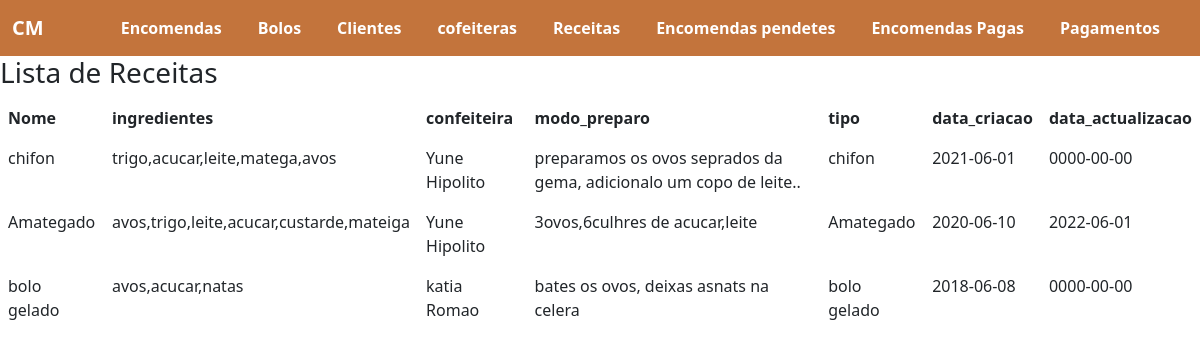
Screenshot of /receitas.php with the database file from the repository.
### tables this page shows
CREATE TABLE `receita` (
  `id` int(11) NOT NULL,
  `nome` varchar(100) NOT NULL,
  `ingredientes` text NOT NULL,
  `confeiteira_id` int(11) NOT NULL,
  `modo_preparo` mediumtext NOT NULL,
  `info_adicional` text NOT NULL,
  `tipo` int(11) NOT NULL,
  `data_criacao` date NOT NULL,
  `data_actualizacao` date NOT NULL
);

CREATE TABLE `tipo_bolo` (
  `id` int(11) NOT NULL,
  `nome` varchar(80) NOT NULL,
  `descricao` varchar(255) NOT NULL
);

CREATE TABLE `confeiteira` (
  `id` int(11) NOT NULL,
  `Nome` varchar(255) NOT NULL,
  `genero` enum('Masculino','Feminino') NOT NULL,
  `telefone` varchar(15) NOT NULL,
  `telefone_alternativo` varchar(15) NOT NULL,
  `email` varchar(100) NOT NULL,
  `website` varchar(150) NOT NULL,
  `endereco` varchar(255) NOT NULL
);

### conexcao.php (called while the page is built, shortened)
<?php
try{
    $conexao = new PDO ("mysql:dbname=bolos; host=localhost:3306","root","");
} catch (PDOException $e){echo "Erro na conexao: ".$e->getMessage();}
catch (Exception $e) {echo "Errro Generico".$e->getMessage();}
function receita() {
  global $conexao;
$sql= "SELECT receita.id,receita.ingredientes,confeiteira.Nome,receita.modo_preparo, receita.info_adicional,tipo_bolo.nome,receita.data_criacao,receita.data_actualizacao
 FROM receita INNER JOIN tipo_bolo ON receita.tipo = tipo_bolo.id INNER JOIN confeiteira ON receita.confeiteira_id = confeiteira.id;";
  $stmt = $conexao->prepare($sql);
    $stmt->execute();
  return $stmt->fetchAll(PDO::FETCH_OBJ);
}

### receitas.php (the view)
<?php
    include_once './meno.php';
    require 'conexcao.php';
  $dados=  receita();
?>
<h3>Lista de Receitas</h3>
<table class="table table-borderless">
    <thead>
        <th>Nome</th>
        <th>ingredientes</th>
         <th>confeiteira</th>
        <th>modo_preparo</th>
        <th>tipo</th>
        <th>data_criacao</th>
        <th>data_actualizacao</th>
    </thead>
    <tbody>
        <?php foreach ($dados as $key ) { ?>
            <tr>
            <td><?php echo $key->nome?></td>
            <td><?php echo $key->ingredientes ?></td>
            <td><?php echo $key->Nome ?></td>
            <td><?php echo $key->modo_preparo ?></td>
            <td><?php echo $key->nome?></td>
            <td><?php echo $key->data_criacao?></td>
            <td><?php echo $key->data_actualizacao?></td>
            </tr>
        <?php } ?>
    </tbody>
</table>

### rows the page displays
receita: tipo.nome "chifon", ingredientes "trigo,acucar,leite,matega,avos", confeiteira.Nome "Yune Hipolito", modo_preparo "preparamos os ovos seprados da gema, adicionalo um copo de leite..", data_criacao "2021-06-01", data_actualizacao "0000-00-00"
receita: tipo.nome "Amategado", ingredientes "avos,trigo,leite,acucar,custarde,mateiga", confeiteira.Nome "Yune Hipolito", modo_preparo "3ovos,6culhres de acucar,leite", data_criacao "2020-06-10", data_actualizacao "2022-06-01"
receita: tipo.nome "bolo gelado", ingredientes "avos,acucar,natas", confeiteira.Nome "katia Romao", modo_preparo "bates os ovos, deixas asnats na celera", data_criacao "2018-06-08", data_actualizacao "0000-00-00"
